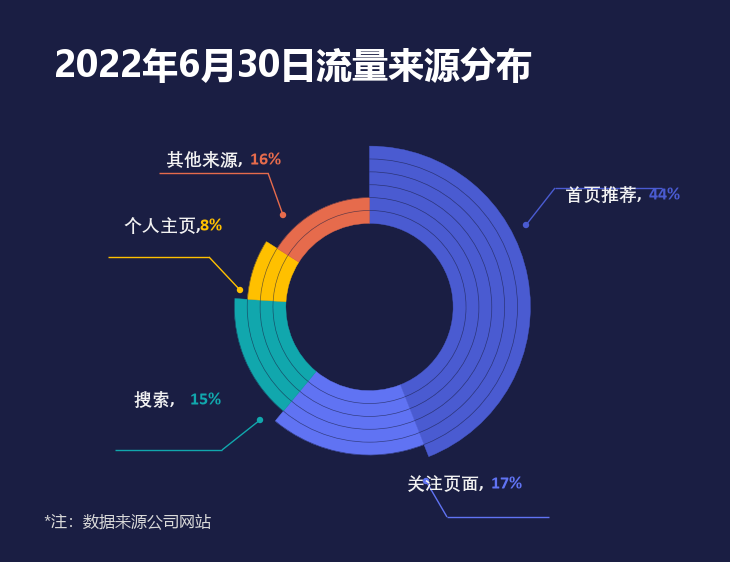

This figure's Python source:
# -*- coding: utf-8 -*-
"""图 33 · 动态南丁格尔圆环图（近 7 天 / 近 30 天的流量来源）。

6 个系列叠成同心圆环，每个系列越往外少填一个点，形成层叠的玫瑰效果；
最外层系列的每个点带「类目, 占比」数据标签和引线。

工作表 3 的两个选项按钮链接 I3（1=近7天，2=近30天），图表数据区用
HLOOKUP 取对应一行。

用法：
    python chart33_dynamic_nightingale.py             # 当前 近7天
    python chart33_dynamic_nightingale.py --period 30
    python chart33_dynamic_nightingale.py --gif
"""

import argparse

import matplotlib.pyplot as plt
from matplotlib.patches import Circle, Wedge

import chartkit as kit

W, H = kit.chart_size(33)
CX, CY = 369.5, 307.0
OUTER_R = 160.9
INNER_R = OUTER_R * 0.52
BANDS = 6
BAND = (OUTER_R - INNER_R) / BANDS

CATS = ["首页推荐", "关注页面", "搜索", "个人主页", "其他来源"]
COLORS = ["#4A5BD1", "#6073F3", "#11A7AD", "#FFC000", "#E66B4C"]
DATA = {
    7: [0.44, 0.17, 0.15, 0.08, 0.16],
    30: [0.38, 0.21, 0.15, 0.09, 0.17],
}
FILL_COUNTS = [5, 5, 4, 3, 2, 1]
STARTS = [0.0]
for value in DATA[7][:-1]:
    STARTS.append(STARTS[-1] + value * 360)

# 标签锚点（实测）：类目左端、百分比左端
LABELS = [
    ((565, 186), (649, 186)),
    ((407, 475), (491, 475)),
    ((134, 391), (190, 391)),
    ((124, 217), (200, 217)),
    ((166, 151), (250, 151)),
]
# 引线：圆点 → 折点 → 横线终点（实测）
LEADERS = [
    ((526, 225), (555, 188), (662, 188)),
    ((426, 481), (447, 517), (549, 517)),
    ((260, 420), (222, 450), (115, 450)),
    ((240, 290), (209, 257), (108, 257)),
    ((283, 215), (268, 173), (159, 173)),
]


def render(days):
    values = DATA[days]
    sweeps = [value * 360 for value in values]
    fig = kit.new_figure(W, H)
    ax = fig.add_axes([0, 0, 1, 1])
    ax.set_xlim(0, W)
    ax.set_ylim(H, 0)
    ax.set_aspect("equal")
    ax.axis("off")

    for band_index, fill_count in enumerate(FILL_COUNTS):
        radius = INNER_R + (band_index + 1) * BAND
        for point in range(fill_count):
            start = sum(sweeps[:point])
            ax.add_patch(Wedge((CX, CY), radius, start - 90,
                               start + sweeps[point] - 90, width=BAND,
                               facecolor=COLORS[point],
                               edgecolor=COLORS[point], linewidth=0.3))

    # 环带之间只留一圈很淡的分隔线
    for index in range(1, BANDS):
        ax.add_patch(Circle((CX, CY), INNER_R + index * BAND, facecolor="none",
                            edgecolor=kit.BACKGROUND, linewidth=0.5, alpha=0.55))

    for color, (dot, elbow, end) in zip(COLORS, LEADERS):
        ax.plot([dot[0], elbow[0]], [dot[1], elbow[1]], color=color,
                linewidth=1.0, solid_capstyle="butt")
        ax.plot([elbow[0], end[0]], [elbow[1], end[1]], color=color,
                linewidth=1.0, solid_capstyle="butt")
        ax.add_patch(Circle(dot, 3.2, facecolor=color, edgecolor="none"))

    for (cat_xy, pct_xy), cat, color, value in zip(LABELS, CATS, COLORS, values):
        ax.text(cat_xy[0], cat_xy[1], cat + ",", color="#F2F2F2",
                fontsize=9 * kit.FONT_SCALE, fontfamily=kit.AXIS_FONTS,
                fontweight="bold", ha="left", va="top")
        ax.text(pct_xy[0], pct_xy[1], "%d%%" % round(value * 100), color=color,
                fontsize=9 * kit.FONT_SCALE, fontfamily=kit.AXIS_FONTS,
                fontweight="bold", ha="left", va="top")

    ax.text(54, 47, "2022年6月30日流量来源分布", color="white",
            fontsize=18 * kit.FONT_SCALE, fontfamily=kit.UI_FONT,
            fontweight="bold", va="top", ha="left")
    ax.text(44, 514, "*注：数据来源公司网站", color="#D9D9D9",
            fontsize=8 * kit.FONT_SCALE, fontfamily=kit.UI_FONT,
            va="top", ha="left")
    return fig


def main():
    parser = argparse.ArgumentParser()
    parser.add_argument("--period", default="7", choices=["7", "30"])
    parser.add_argument("--gif", action="store_true")
    args = parser.parse_args()
    days = int(args.period)

    fig = render(days)
    kit.save(fig, "chart33_dynamic_nightingale.png")
    plt.close(fig)

    if args.gif:
        frames = []
        for value in (7, 30):
            fig = render(value)
            frames.append(kit.to_image(fig))
            plt.close(fig)
        kit.save_gif(frames, "chart33_dynamic_nightingale.gif", duration=1200)


if __name__ == "__main__":
    main()
